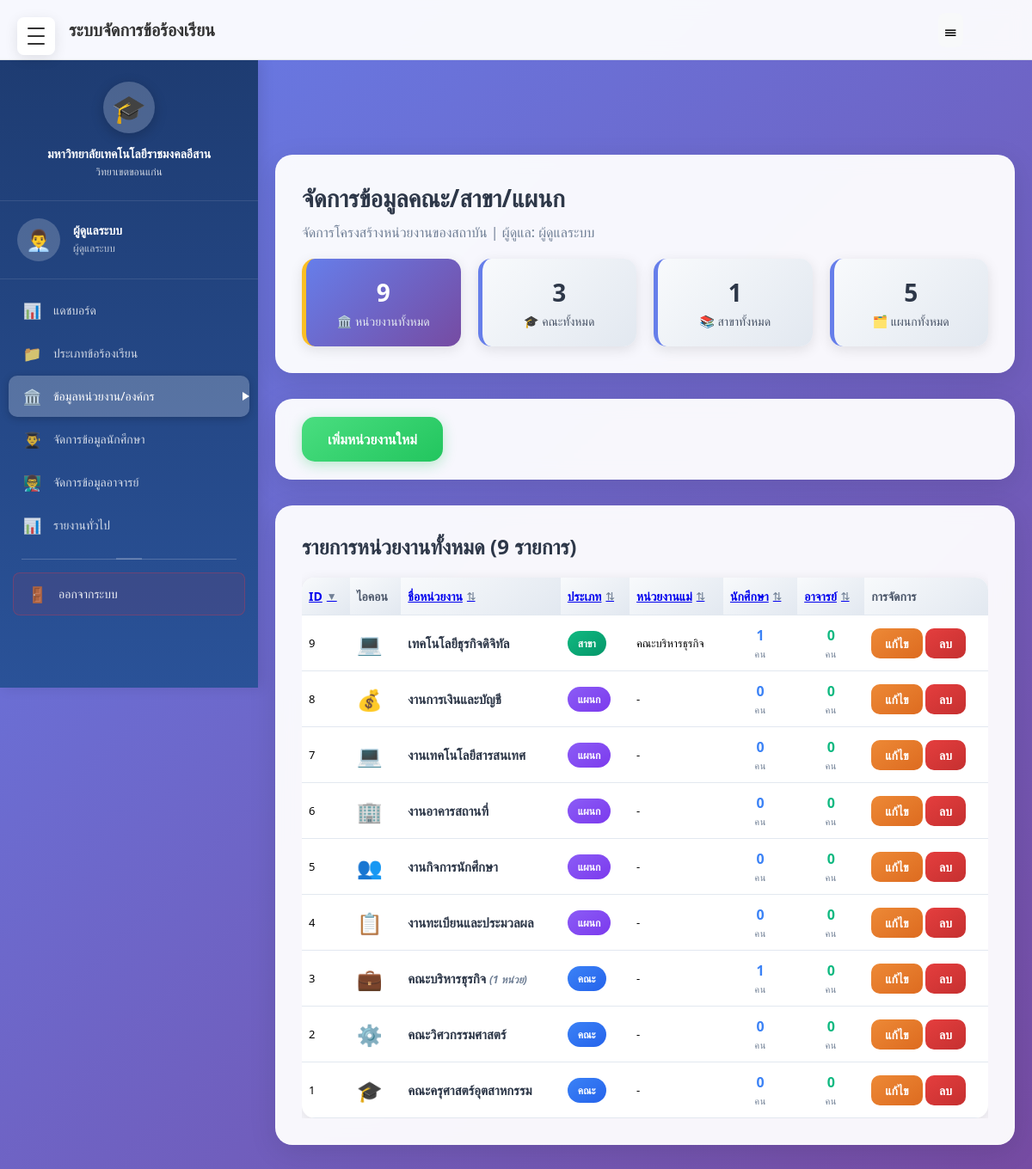
The app's page /staff/organization-management.php?sort=Unit_id&order=DESC (signed in) with its own data.
### tables this page shows
CREATE TABLE `teacher` (
  `Aj_id` int(2) NOT NULL AUTO_INCREMENT,
  `Aj_name` varchar(50) NOT NULL,
  `Aj_password` varchar(255) NOT NULL COMMENT 'ควรเก็บเป็น hash',
  `Aj_position` varchar(20) DEFAULT NULL,
  `Aj_tel` varchar(10) DEFAULT NULL,
  `Aj_email` varchar(100) DEFAULT NULL,
  `Aj_status` int(1) DEFAULT 1 COMMENT '1=ใช้งาน, 0=ระงับ',
  `Unit_id` int(4) DEFAULT NULL,
  `Aj_per` int(1) DEFAULT 1 COMMENT '1=อาจารย์, 2=ผู้ดำเนินการ, 3=ผู้ดูแลระบบ',
  `created_at` timestamp NOT NULL DEFAULT current_timestamp(),
  `updated_at` timestamp NOT NULL DEFAULT current_timestamp() ON UPDATE current_timestamp(),
  PRIMARY KEY (`Aj_id`),
  KEY `idx_teacher_status` (`Aj_status`),
  KEY `idx_teacher_unit` (`Unit_id`)
);

CREATE TABLE `organization_unit` (
  `Unit_id` int(4) NOT NULL AUTO_INCREMENT,
  `Unit_name` varchar(100) NOT NULL COMMENT 'ชื่อหน่วยงาน',
  `Unit_type` varchar(20) NOT NULL COMMENT 'ประเภท: faculty, major, department',
  `Unit_icon` varchar(50) DEFAULT NULL COMMENT 'ไอคอน emoji',
  `Unit_parent_id` int(4) DEFAULT NULL COMMENT 'หน่วยงานต้นสังกัด',
  `Unit_tel` varchar(10) DEFAULT NULL,
  `Unit_email` varchar(100) DEFAULT NULL,
  PRIMARY KEY (`Unit_id`),
  KEY `idx_unit_type` (`Unit_type`),
  KEY `idx_unit_parent` (`Unit_parent_id`)
);

### staff/organization-management.php (the view, shortened to what the rows shown need)
<?php
require_once '../config/database.php';
require_once '../includes/auth.php';
$db = getDB();
$sortField = $_GET['sort'] ?? 'Unit_id';
$sortOrder = $_GET['order'] ?? 'ASC';
try {
    $orderByClause = "ORDER BY ";
    if ($sortField === 'Unit_name' || $sortField === 'parent_name') {
        $orderByClause .= "{$sortField} COLLATE utf8mb4_unicode_ci {$sortOrder}";
    } else {
        $orderByClause .= "{$sortField} {$sortOrder}";
    }
    $organizationUnits = $db->fetchAll($sql);
    $totalFaculties = $db->count('organization_unit', 'Unit_type = ?', ['faculty']);
    $totalMajors = $db->count('organization_unit', 'Unit_type = ?', ['major']);
    $totalDepartments = $db->count('organization_unit', 'Unit_type = ?', ['department']);
    $totalUnits = $db->count('organization_unit');
    $totalStudents = $db->count('student');
    $totalTeachers = $db->count('teacher');
    $totalPopulation = $totalStudents + $totalTeachers;
    $stats = [
        'total_faculties' => $totalFaculties,
        'total_majors' => $totalMajors,
        'total_departments' => $totalDepartments,
        'total_units' => $totalUnits,
        'total_students' => $totalStudents,
        'total_teachers' => $totalTeachers,
        'total_population' => $totalPopulation
    ];
} catch (Exception $e) {
    error_log("Organization data error: " . $e->getMessage());
    $organizationUnits = [];
    $facultiesList = [];
    $stats = [
        'total_faculties' => 0,
        'total_majors' => 0,
        'total_departments' => 0,
        'total_units' => 0,
        'total_students' => 0,
        'total_teachers' => 0,
        'total_population' => 0
    ];
    $debugInfo = [
        'total_records' => 0,
        'database_connected' => false,
        'error_message' => $e->getMessage()
    ];
}
function getSortUrl($field, $currentSortField, $currentSortOrder)
{
    $newOrder = 'ASC';
    return "?sort={$field}&order={$newOrder}";
}
function getSortIcon($field, $currentSortField, $currentSortOrder)
{
    if ($field === $currentSortField) {
        return $currentSortOrder === 'ASC' ? '▲' : '▼';
    }
    return '⇅';
}
?>
<!DOCTYPE html>
<html lang="th">
<head>
</head>
<body class="dashboard-container">
    <?php include '../includes/sidebar.php'; ?>
    <div class="main-content" id="mainContent">
        <div class="dashboard-content">
            <div class="welcome-card">
                <div class="welcome-title">
                    จัดการข้อมูลคณะ/สาขา/แผนก
                </div>
                <div class="welcome-subtitle">
                    จัดการโครงสร้างหน่วยงานของสถาบัน | ผู้ดูแล: <?php echo htmlspecialchars($user['Aj_name']); ?>
                </div>
                <div class="welcome-stats">
                    <div class="stat-card population-highlight">
                        <div class="stat-number"><?php echo number_format($stats['total_units'] ?? 0); ?></div>
                        <div class="stat-label">🏛️ หน่วยงานทั้งหมด</div>
                    </div>
                    <div class="stat-card">
                        <div class="stat-number"><?php echo number_format($stats['total_faculties'] ?? 0); ?></div>
                        <div class="stat-label">🎓 คณะทั้งหมด</div>
                    </div>
                    <div class="stat-card">
                    </div>
                    <div class="stat-card">
                    </div>
                </div>
            </div>
            <div class="data-card">
                <div style="overflow-x: auto;">
                    <table class="data-table">
                        <thead>
                            <tr>
                                <th>
                                    <a href="<?php echo getSortUrl('Unit_id', $sortField, $sortOrder); ?>" class="sort-header">
                                        ID <span class="sort-icon"><?php echo getSortIcon('Unit_id', $sortField, $sortOrder); ?></span>
                                    </a>
                                </th>
                                <th>ไอคอน</th>
                                <th>
                                    <a href="<?php echo getSortUrl('Unit_name', $sortField, $sortOrder); ?>" class="sort-header">
                                        ชื่อหน่วยงาน <span class="sort-icon"><?php echo getSortIcon('Unit_name', $sortField, $sortOrder); ?></span>
                                    </a>
                                </th>
                                <th>
                                    <a href="<?php echo getSortUrl('Unit_type', $sortField, $sortOrder); ?>" class="sort-header">
                                        ประเภท <span class="sort-icon"><?php echo getSortIcon('Unit_type', $sortField, $sortOrder); ?></span>
                                    </a>
                                </th>
                                <th>
                                    <a href="<?php echo getSortUrl('parent_name', $sortField, $sortOrder); ?>" class="sort-header">
                                        หน่วยงานแม่ <span class="sort-icon"><?php echo getSortIcon('parent_name', $sortField, $sortOrder); ?></span>
                                    </a>
                                </th>
                                <th>
                                    <a href="<?php echo getSortUrl('student_count', $sortField, $sortOrder); ?>" class="sort-header">
                                        นักศึกษา <span class="sort-icon"><?php echo getSortIcon('student_count', $sortField, $sortOrder); ?></span>
                                    </a>
                                </th>
                                <th>
                                    <a href="<?php echo getSortUrl('teacher_count', $sortField, $sortOrder); ?>" class="sort-header">
                                        อาจารย์ <span class="sort-icon"><?php echo getSortIcon('teacher_count', $sortField, $sortOrder); ?></span>
                                    </a>
                                </th>
                                <th>การจัดการ</th>
                            </tr>
                        </thead>
                        <tbody>
                            <?php if (empty($organizationUnits)): ?>
                                <tr>
                                    <td colspan="8" class="empty-state">
                                        <div class="empty-state-icon">📂</div>
                                        <h3>ไม่พบข้อมูลหน่วยงาน</h3>
                                        <p>กรุณาเพิ่มข้อมูลหน่วยงานหรือเพิ่มข้อมูลตัวอย่าง</p>
                                    </td>
                                </tr>
                            <?php else: ?>
                                <?php foreach ($organizationUnits as $unit): ?>
                                    <tr>
                                        <td><?php echo $unit['Unit_id']; ?></td>
                                        <td style="font-size: 1.5rem;"><?php echo htmlspecialchars($unit['Unit_icon'] ?: '🏢'); ?></td>
                                        <td>
                                            <div class="unit-display">
                                                <div class="unit-name">
                                                    <?php echo htmlspecialchars($unit['Unit_name']); ?>
                                                    <?php if ($unit['child_count'] > 0): ?>
                                                        <span class="unit-child-count">(<?php echo $unit['child_count']; ?> หน่วย)</span>
                                                    <?php endif; ?>
                                                </div>
                                            </div>
                                        </td>
                                        <td>
                                            <?php
                                            $typeClasses = ['faculty' => 'status-faculty', 'major' => 'status-major', 'department' => 'status-department'];
                                            $typeLabels = ['faculty' => 'คณะ', 'major' => 'สาขา', 'department' => 'แผนก'];
                                            ?>
                                            <span class="status-badge <?php echo $typeClasses[$unit['Unit_type']]; ?>">
                                                <?php echo $typeLabels[$unit['Unit_type']]; ?>
                                            </span>
                                        </td>
                                        <td><?php echo htmlspecialchars($unit['parent_name'] ?: '-'); ?></td>
                                        <td>
                                            <div class="population-display">
                                                <div class="population-count student-count"><?php echo number_format($unit['student_count']); ?></div>
                                                <div class="population-label">คน</div>
                                            </div>
                                        </td>
                                        <td>
                                            <div class="population-display">
                                                <div class="population-count teacher-count"><?php echo number_format($unit['teacher_count']); ?></div>
                                                <div class="population-label">คน</div>
                                            </div>
                                        </td>
                                        <td>
                                            <button class="btn btn-warning btn-sm" onclick="editUnit(<?php echo $unit['Unit_id']; ?>, '<?php echo addslashes($unit['Unit_name']); ?>', '<?php echo addslashes($unit['Unit_icon']); ?>', '<?php echo addslashes($unit['Unit_email']); ?>', '<?php echo addslashes($unit['Unit_tel']); ?>', '<?php echo $unit['Unit_type']; ?>', <?php echo intval($unit['Unit_parent_id'] ?? 0); ?>)">
                                                แก้ไข
                                            </button>
                                            <button class="btn btn-delete-row btn-sm" onclick="deleteUnit(<?php echo $unit['Unit_id']; ?>, '<?php echo addslashes($unit['Unit_name']); ?>', <?php echo intval($unit['student_count']); ?>, <?php echo intval($unit['teacher_count']); ?>, <?php echo intval($unit['admin_count'] ?? 0); ?>, <?php echo intval($unit['child_count']); ?>)">
                                                ลบ
                                            </button>
                                        </td>
                                    </tr>
                                <?php endforeach; ?>
                            <?php endif; ?>
                        </tbody>
                    </table>
                </div>
            </div>
        </div>
    </div>
</body>
</html>

### includes/sidebar.php (shortened to what the rows shown need)
<?php
$user = getCurrentUser();
$currentRole = $_SESSION['user_role'] ?? '';
?>
<div class="sidebar" id="sidebar">
    <?php if (isLoggedIn() && $user): ?>
        <div class="sidebar-user show">
            <div class="sidebar-user-info">
                <div class="sidebar-user-name">
                    <?php
                    if ($currentRole === 'teacher') {
                        echo htmlspecialchars($user['Aj_name'] ?? 'ไม่ระบุชื่อ');
                    } elseif ($currentRole === 'student') {
                        echo htmlspecialchars($user['Stu_name'] ?? 'ไม่ระบุชื่อ');
                    } else {
                        echo 'ผู้ใช้';
                    }
                    ?>
                </div>
                <div class="sidebar-user-role">
                    <?php
                    if ($currentRole === 'teacher') {
                        $perm = $_SESSION['permission'] ?? 1;
                        if ($perm == 3) echo 'ผู้ดูแลระบบ';
                        elseif ($perm == 2) echo 'ผู้ดำเนินการ';
                        else echo 'เจ้าหน้าที่';
                    } elseif ($currentRole === 'student') {
                        echo 'นักศึกษา';
                    } else {
                        echo 'ผู้ใช้';
                    }
                    ?>
                </div>
            </div>
        </div>
    <?php endif; ?>
</div>

### records on screen
teacher: Aj_name "ผู้ดูแลระบบ"
organization_unit: Unit_id "9", Unit_parent "3", Unit_icon "💻", Unit_name "เทคโนโลยีธุรกิจดิจิทัล", Unit_type "สาขา", parent_name "คณะบริหารธุรกิจ", student_count "1", teacher_count "0"
organization_unit: Unit_id "8", Unit_icon "💰", Unit_name "งานการเงินและบัญชี", Unit_type "แผนก", parent_name "-", student_count "0", teacher_count "0"
organization_unit: Unit_id "7", Unit_icon "💻", Unit_name "งานเทคโนโลยีสารสนเทศ", Unit_type "แผนก", parent_name "-", student_count "0", teacher_count "0"
organization_unit: Unit_id "6", Unit_icon "🏢", Unit_name "งานอาคารสถานที่", Unit_type "แผนก", parent_name "-", student_count "0", teacher_count "0"
organization_unit: Unit_id "5", Unit_icon "👥", Unit_name "งานกิจการนักศึกษา", Unit_type "แผนก", parent_name "-", student_count "0", teacher_count "0"
organization_unit: Unit_id "4", Unit_icon "📋", Unit_name "งานทะเบียนและประมวลผล", Unit_type "แผนก", parent_name "-", student_count "0", teacher_count "0"
organization_unit: Unit_id "3", Unit_icon "💼", Unit_name "คณะบริหารธุรกิจ", child_count "1", Unit_type "คณะ", parent_name "-", student_count "1", teacher_count "0"
organization_unit: Unit_id "2", Unit_icon "⚙️", Unit_name "คณะวิศวกรรมศาสตร์", Unit_type "คณะ", parent_name "-", student_count "0", teacher_count "0"
organization_unit: Unit_id "1", Unit_icon "🎓", Unit_name "คณะครุศาสตร์อุตสาหกรรม", Unit_type "คณะ", parent_name "-", student_count "0", teacher_count "0"

### other values on screen
$pageTitle "ระบบจัดการข้อร้องเรียน"
$item['icon'] "📊"
$item['text'] "แดชบอร์ด"
$item['icon'] "📁"
$item['text'] "ประเภทข้อร้องเรียน"
$item['icon'] "🏛️"
$item['text'] "ข้อมูลหน่วยงาน/องค์กร"
$item['icon'] "👨‍🎓"
$item['text'] "จัดการข้อมูลนักศึกษา"
$item['icon'] "👨‍🏫"
$item['text'] "จัดการข้อมูลอาจารย์"
$item['text'] "รายงานทั่วไป"
$item['icon'] "🚪"
$item['text'] "ออกจากระบบ"
$stats['total_majors'] "1"
